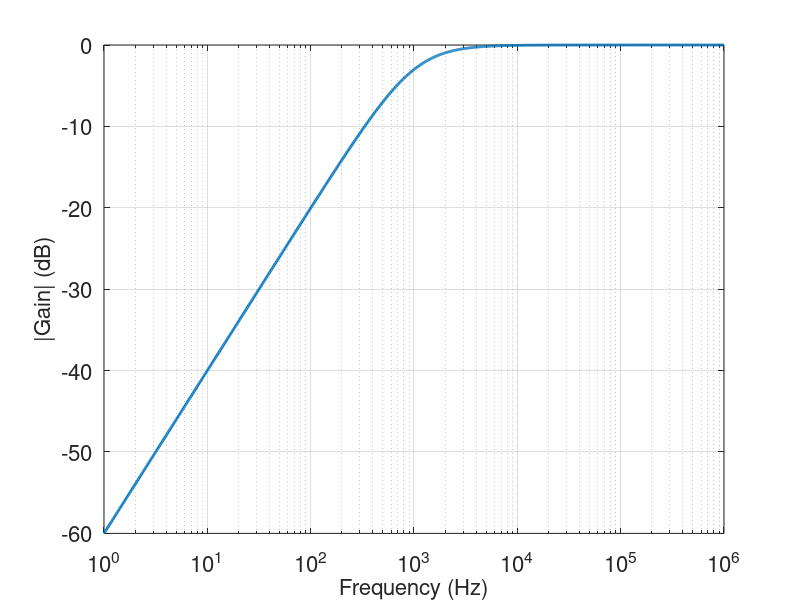

The MATLAB source for this figure: (Note: this script raises an error after producing the figure.)
clear all
close all
clc
format short eng

R=628;
L=100e-3;
G=@(s) ((L/R)*s)./((L/R)*s+1); %Transfer Function

%Find lowest freq of plot
f=1;
w=2*pi*f;
20*log10(abs(G(j*w)))

%Find Poles and Zero
z=roots([L/R 0])/(2*pi)
p=roots([L/R 1])/(2*pi)

%generate Bode plot
f=logspace(0,6,1000);
w=2*pi*f;

figure('Renderer', 'painters', 'Position', [391 289 1269 634])
semilogx(f,20*log10(abs(G(j*w))),'LineWidth',2)
grid on
xlabel('Frequency (Hz)')
ylabel('|Gain| (dB)')
set(findall(gcf,'-property','FontSize'),'FontSize',16)

%Stuff to make the grid show up better on the video
h=gca; h.MinorGridAlpha=1; h.MinorGridLineStyle='--'; h.GridAlpha=1;
